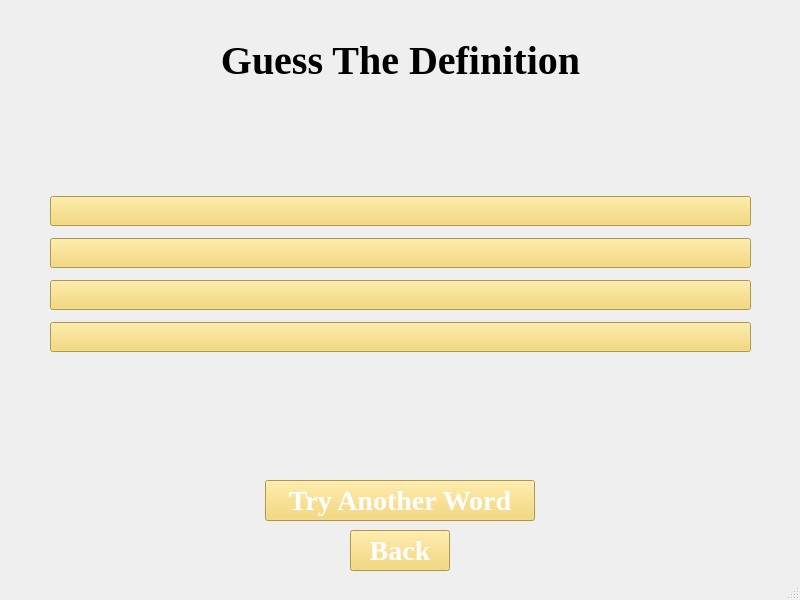
<?xml version="1.0" encoding="UTF-8"?>
<ui version="4.0">
 <class>guessDefinition</class>
 <widget class="QMainWindow" name="guessDefinition">
  <property name="geometry">
   <rect>
    <x>0</x>
    <y>0</y>
    <width>800</width>
    <height>600</height>
   </rect>
  </property>
  <property name="windowTitle">
   <string>Guess The Definition</string>
  </property>
  <widget class="QWidget" name="centralwidget">
   <widget class="QLabel" name="label">
    <property name="geometry">
     <rect>
      <x>0</x>
      <y>40</y>
      <width>801</width>
      <height>41</height>
     </rect>
    </property>
    <property name="font">
     <font>
      <family>Times New Roman</family>
      <pointsize>30</pointsize>
      <bold>true</bold>
     </font>
    </property>
    <property name="text">
     <string>Guess The Definition</string>
    </property>
    <property name="alignment">
     <set>Qt::AlignCenter</set>
    </property>
    <property name="wordWrap">
     <bool>false</bool>
    </property>
   </widget>
   <widget class="QPushButton" name="backButton">
    <property name="geometry">
     <rect>
      <x>350</x>
      <y>530</y>
      <width>100</width>
      <height>41</height>
     </rect>
    </property>
    <property name="font">
     <font>
      <family>Times New Roman</family>
      <pointsize>21</pointsize>
      <bold>true</bold>
     </font>
    </property>
    <property name="styleSheet">
     <string notr="true">background-color: #f4d35e; color: white;</string>
    </property>
    <property name="text">
     <string>Back</string>
    </property>
   </widget>
   <widget class="QLabel" name="wordLabel">
    <property name="geometry">
     <rect>
      <x>50</x>
      <y>120</y>
      <width>691</width>
      <height>45</height>
     </rect>
    </property>
    <property name="font">
     <font>
      <family>Times New Roman</family>
      <pointsize>14</pointsize>
      <bold>true</bold>
     </font>
    </property>
    <property name="text">
     <string/>
    </property>
    <property name="alignment">
     <set>Qt::AlignCenter</set>
    </property>
    <property name="wordWrap">
     <bool>true</bool>
    </property>
   </widget>
   <widget class="QLabel" name="resultLabel">
    <property name="geometry">
     <rect>
      <x>50</x>
      <y>380</y>
      <width>691</width>
      <height>45</height>
     </rect>
    </property>
    <property name="font">
     <font>
      <family>Times New Roman</family>
      <pointsize>14</pointsize>
      <bold>true</bold>
     </font>
    </property>
    <property name="text">
     <string/>
    </property>
    <property name="alignment">
     <set>Qt::AlignCenter</set>
    </property>
    <property name="wordWrap">
     <bool>true</bool>
    </property>
   </widget>
   <widget class="QWidget" name="layoutWidget">
    <property name="geometry">
     <rect>
      <x>50</x>
      <y>190</y>
      <width>701</width>
      <height>168</height>
     </rect>
    </property>
    <property name="font">
     <font>
      <family>Times New Roman</family>
     </font>
    </property>
    <layout class="QVBoxLayout" name="verticalLayout">
     <property name="bottomMargin">
      <number>0</number>
     </property>
     <item>
      <widget class="QPushButton" name="answer1">
       <property name="font">
        <font>
         <family>Times New Roman</family>
         <pointsize>14</pointsize>
         <bold>true</bold>
        </font>
       </property>
       <property name="styleSheet">
        <string notr="true">background-color: #f4d35e; color: white;</string>
       </property>
       <property name="text">
        <string/>
       </property>
      </widget>
     </item>
     <item>
      <widget class="QPushButton" name="answer2">
       <property name="sizePolicy">
        <sizepolicy hsizetype="Minimum" vsizetype="Fixed">
         <horstretch>0</horstretch>
         <verstretch>0</verstretch>
        </sizepolicy>
       </property>
       <property name="font">
        <font>
         <family>Times New Roman</family>
         <pointsize>14</pointsize>
         <bold>true</bold>
        </font>
       </property>
       <property name="styleSheet">
        <string notr="true">background-color: #f4d35e; color: white;</string>
       </property>
       <property name="text">
        <string/>
       </property>
      </widget>
     </item>
     <item>
      <widget class="QPushButton" name="answer3">
       <property name="font">
        <font>
         <family>Times New Roman</family>
         <pointsize>14</pointsize>
         <bold>true</bold>
        </font>
       </property>
       <property name="styleSheet">
        <string notr="true">background-color: #f4d35e; color: white;</string>
       </property>
       <property name="text">
        <string/>
       </property>
      </widget>
     </item>
     <item>
      <widget class="QPushButton" name="answer4">
       <property name="font">
        <font>
         <family>Times New Roman</family>
         <pointsize>14</pointsize>
         <bold>true</bold>
        </font>
       </property>
       <property name="styleSheet">
        <string notr="true">background-color: #f4d35e; color: white;</string>
       </property>
       <property name="text">
        <string/>
       </property>
      </widget>
     </item>
    </layout>
   </widget>
   <widget class="QPushButton" name="tryAnotherButton">
    <property name="geometry">
     <rect>
      <x>265</x>
      <y>480</y>
      <width>270</width>
      <height>41</height>
     </rect>
    </property>
    <property name="font">
     <font>
      <family>Times New Roman</family>
      <pointsize>21</pointsize>
      <bold>true</bold>
     </font>
    </property>
    <property name="styleSheet">
     <string notr="true">background-color: #f4d35e; color: white;</string>
    </property>
    <property name="text">
     <string>Try Another Word</string>
    </property>
   </widget>
  </widget>
  <widget class="QMenuBar" name="menubar">
   <property name="geometry">
    <rect>
     <x>0</x>
     <y>0</y>
     <width>800</width>
     <height>22</height>
    </rect>
   </property>
  </widget>
  <widget class="QStatusBar" name="statusbar"/>
 </widget>
 <resources/>
 <connections/>
</ui>
